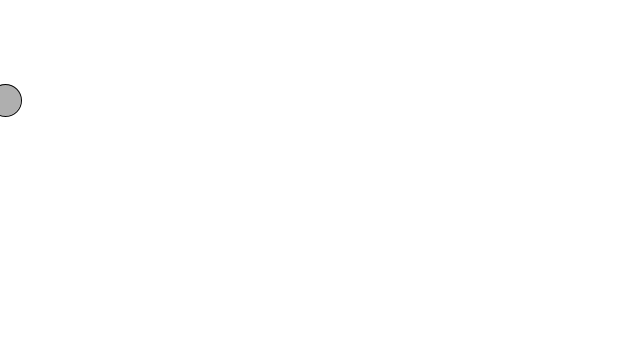
Frame 1 (no input)
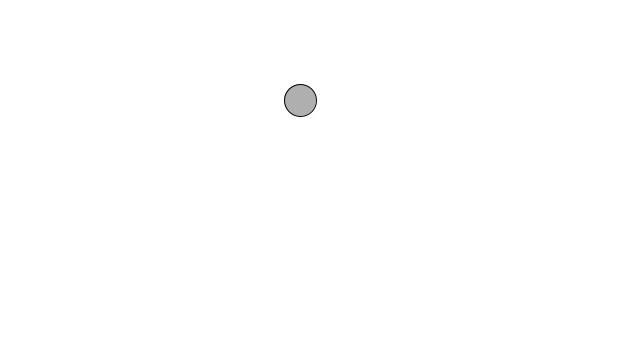
Frame 60 (the mouse pressed at the canvas centre just before this capture)
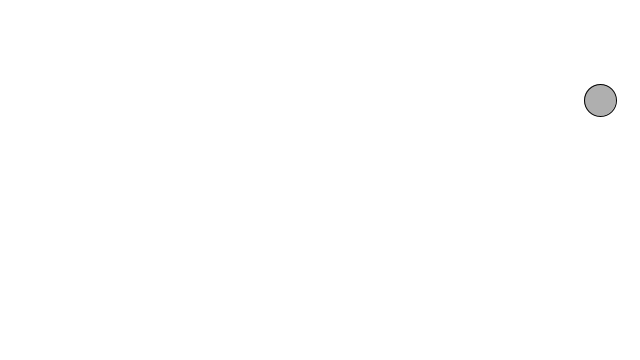
Frame 120 (the mouse held since frame 60 and released just before this capture)

The Processing sketch that drew these frames (run headless with seeded random() and noise(); from frame 60 on, the mouse is pressed at the canvas centre):

// Processing sketch: day_02_bouncingball
// ── day_02_bouncingball.pde
// Learning Processing
// Daniel Shiffman
// http://www.learningprocessing.com

// Example 5-6: Bouncing Ball
int x = 0;
int speed = 5;

void setup() {
  size(640,360);
}

void draw() {
  background(255);

  // Add the current speed to the x location.
  x = x + speed;

  // Remember, || means "or."
  if ((x > width) || (x < 0)) {
    // If the object reaches either edge, multiply speed by -1 to turn it around.
    speed = speed * -1;
  }

  // Display circle at x location
  stroke(0);
  fill(175);
  ellipse(x,100,32,32);
}
